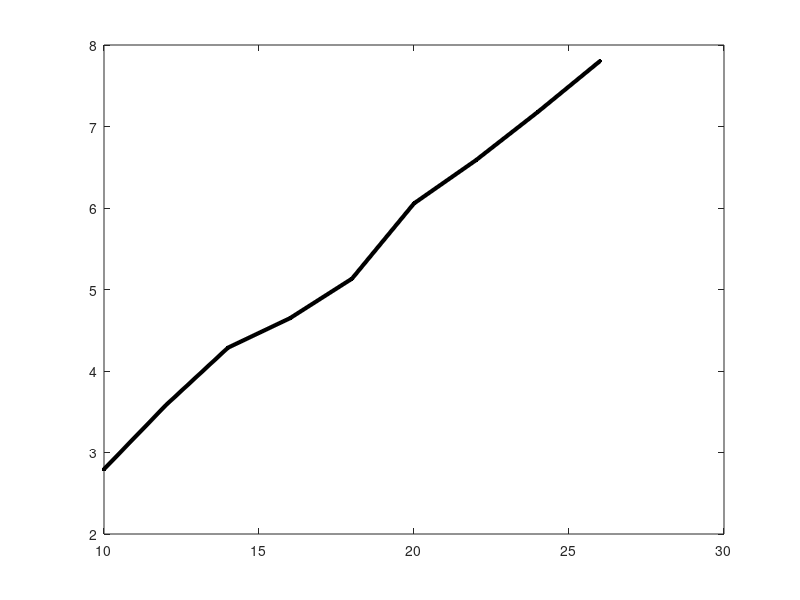

Write the MATLAB code that produced this figure.
u =(10:2:26);
i =[0.065 0.081 0.099 0.117 0.137 0.156 0.177 0.200 0.220];
v1=[2.795 3.582 4.286 4.648 5.133 6.056 6.587 7.180 7.803];
r=0.5*103.84*10^(-3);
s=pi*r*r;
rho=1.185;
p0=u.*i
p1=0.5.*rho.*s.*(v1.^3)
ita=p1./p0

uv=plot(u, v1, '.-k');
set(uv, 'LineWidth', 3, 'MarkerSize', 10);
